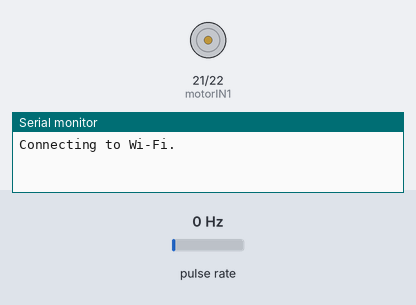
The sketch below on a simulated ESP32. On the bench: motor-driver pin pairs drawn as motors (green arrow = first pin HIGH = forward, orange = second pin HIGH = backward, longer = more drive, scaled by the enable pin), the last lines printed to the serial monitor. Wiring (inferred from the names in the program): pulse sensor: data GPIO 33. The inputs (shaded band) are chosen by the test bench; at power-on: pulse rate 0 Hz. WiFi joins after 1.5 s; servers stay silent unless stated.

Above: at 0.1 s.
At 5.1 s:
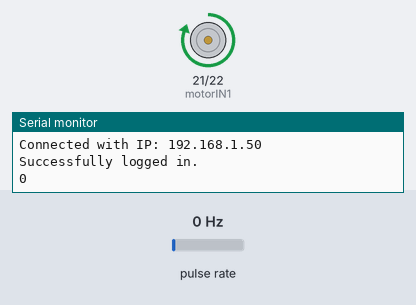
Timing chart, 0 to 6.6 s (numbered marks = the images above):
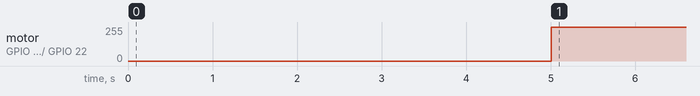

Measured:
- by itself, motor on GPIO 21 (motorIN1) / GPIO 22 (motorIN2): stopped → forward 254/255 at 5.0 s

The sketch:

latest_ThingSpeak_Email.ino
```cpp
#include <Arduino.h>
#if defined(ESP32) || defined(ARDUINO_RASPBERRY_PI_PICO_W)
#include <WiFi.h>
#elif defined(ESP8266)
#include <ESP8266WiFi.h>
#elif __has_include(<WiFiNINA.h>)
#include <WiFiNINA.h>
#elif __has_include(<WiFi101.h>)
#include <WiFi101.h>
#elif __has_include(<WiFiS3.h>)
#include <WiFiS3.h>
#endif

#include <ESP_Mail_Client.h>
#include "ThingSpeak.h"

#define WIFI_SSID "Redmi Note 11T 5G"
#define WIFI_PASSWORD "123jayesh456"


#define SMTP_HOST "smtp.gmail.com"


#define SMTP_PORT esp_mail_smtp_port_587 // port 465 is not available for Outlook.com

/* The log in credentials */
#define AUTHOR_EMAIL "firedetectioniotalert@gmail.com"
#define AUTHOR_PASSWORD "mnlbsqslgruqsizu"

/* Recipient email address */
#define RECIPIENT_EMAIL "sidag2020@gmail.com"

/* Declare the global used SMTPSession object for SMTP transport */
SMTPSession smtp;
const int motorPWM = 19;
const int motorIN1 = 21;
const int motorIN2 = 22;
int encoder_pin = 33;       // The pin the encoder is connected to
unsigned int rpm;           // RPM reading
volatile byte pulses;       // Number of pulses
// unsigned long timeold;
unsigned int pulsesperturn = 6;  // Pulses per revolution
// Define WiFi credentials
const char* ssid = "Redmi Note 11T 5G";
const char* password = "123jayesh456";

// Initialize a WiFi client object
WiFiClient  client;

// ThingSpeak channel details
unsigned long myChannelNumber = 2235991;
const char * myWriteAPIKey = "L3GXA6X740NSJWI2";

// Timer variables
unsigned long lastTime = 0;
unsigned long timerDelay = 1000;
unsigned long timeold;
int i, sum;

#if defined(ARDUINO_RASPBERRY_PI_PICO_W)
WiFiMulti multi;
#endif


/* Callback function to get the Email sending status */
void smtpCallback(SMTP_Status status)
{
  /* Print the current status */
  Serial.println(status.info());

  /* Print the sending result */
  if (status.success())
  {
    // MailClient.printf used in the examples is for format printing via debug Serial port
    // that works for all supported Arduino platform SDKs e.g. SAMD, ESP32 and ESP8266.
    // In ESP8266 and ESP32, you can use Serial.printf directly.

    Serial.println("----------------");
    MailClient.printf("Message sent success: %d\n", status.completedCount());
    MailClient.printf("Message sent failed: %d\n", status.failedCount());
    Serial.println("----------------\n");

    for (size_t i = 0; i < smtp.sendingResult.size(); i++)
    {
      /* Get the result item */
      SMTP_Result result = smtp.sendingResult.getItem(i);

      // In case, ESP32, ESP8266 and SAMD device, the timestamp get from result.timestamp should be valid if
      // your device time was synched with NTP server.
      // Other devices may show invalid timestamp as the device time was not set i.e. it will show Jan 1, 1970.
      // You can call smtp.setSystemTime(xxx) to set device time manually. Where xxx is timestamp (seconds since Jan 1, 1970)

      MailClient.printf("Message No: %d\n", i + 1);
      MailClient.printf("Status: %s\n", result.completed ? "success" : "failed");
      MailClient.printf("Date/Time: %s\n", MailClient.Time.getDateTimeString(result.timestamp, "%B %d, %Y %H:%M:%S").c_str());
      MailClient.printf("Recipient: %s\n", result.recipients.c_str());
      MailClient.printf("Subject: %s\n", result.subject.c_str());
    }
    Serial.println("----------------\n");

    // You need to clear sending result as the memory usage will grow up.
    smtp.sendingResult.clear();
  }
}

void counter()
{
  // Update count
  pulses++;
}


void sendEmail(){
  // message.sender.name = "ESP32_ROOM_1";
  // message.sender.email = AUTHOR_EMAIL;
  // message.subject = "0 rpm";
  // message.addRecipient(RECIPIENT_EMAIL);
  // String textMsg = "Motor is not rotating";
  // message.text.content = textMsg.c_str();
  // message.text.charSet = "us-ascii";
  // message.text.transfer_encoding = Content_Transfer_Encoding::enc_7bit;


  Session_Config config;

  /* Set the session config */
  config.server.host_name = SMTP_HOST;
  config.server.port = SMTP_PORT;
  config.login.email = AUTHOR_EMAIL;
  config.login.password = AUTHOR_PASSWORD;

  config.login.user_domain = F("127.0.0.1");

  config.time.ntp_server = F("pool.ntp.org,time.nist.gov");
  config.time.gmt_offset = 3;
  config.time.day_light_offset = 0;

  SMTP_Message message;

  // /* Set the message headers */
  message.sender.name = F("ESP Mail");
  message.sender.email = AUTHOR_EMAIL;


  message.subject = F("Low RPM");
  message.addRecipient(F("Someone"), RECIPIENT_EMAIL);

  String textMsg = "Alert : Your Motor speed is less than < 100 RPM";
  message.text.content = textMsg;

  message.text.charSet = F("us-ascii");
  message.addHeader(F("Message-ID: <abcde.fghij@gmail.com>"));

  message.text.transfer_encoding = Content_Transfer_Encoding::enc_7bit;

  message.priority = esp_mail_smtp_priority::esp_mail_smtp_priority_low;

  if (!smtp.connect(&config))
  {
    MailClient.printf("Connection error, Status Code: %d, Error Code: %d, Reason: %s\n", smtp.statusCode(), smtp.errorCode(), smtp.errorReason().c_str());
    return;
  }

  if (!smtp.isLoggedIn())
  {
    Serial.println("Not yet logged in.");
  }
  else
  {
    if (smtp.isAuthenticated())
    {
      Serial.println("Successfully logged in.");
    }
    else
    {
      Serial.println("Connected with no Auth.");
    }
  }

  if (!MailClient.sendMail(&smtp, &message))
  {
    MailClient.printf("Error, Status Code: %d, Error Code: %d, Reason: %s\n", smtp.statusCode(), smtp.errorCode(), smtp.errorReason().c_str());
  }
  // while(1){};
}

void setup()
{

  Serial.begin(115200);

  smtp.debug(1);

  /* Set the callback function to get the sending results */
  smtp.callback(smtpCallback);
  MailClient.networkReconnect(true);

  Session_Config config;

  /* Set the session config */
  config.server.host_name = SMTP_HOST;
  config.server.port = SMTP_PORT;
  config.login.email = AUTHOR_EMAIL;
  config.login.password = AUTHOR_PASSWORD;

  config.login.user_domain = F("127.0.0.1");

  config.time.ntp_server = F("pool.ntp.org,time.nist.gov");
  config.time.gmt_offset = 3;
  config.time.day_light_offset = 0;

  // SMTP_Message message;

  // // /* Set the message headers */
  // message.sender.name = F("ESP Mail");
  // message.sender.email = AUTHOR_EMAIL;


  // message.subject = F("Low RPM");
  // message.addRecipient(F("Someone"), RECIPIENT_EMAIL);

  // String textMsg = "Alert : Your Motor speed is less than < 100 RPM";
  // message.text.content = textMsg;

  // message.text.charSet = F("us-ascii");
  // message.addHeader(F("Message-ID: <abcde.fghij@gmail.com>"));

  // message.text.transfer_encoding = Content_Transfer_Encoding::enc_7bit;

  // message.priority = esp_mail_smtp_priority::esp_mail_smtp_priority_low;

  if( WiFi.status() != WL_CONNECTED )
  {
      Serial.print("Connecting to Wi-Fi");
      while (WiFi.status() != WL_CONNECTED)
      {
        WiFi.begin(WIFI_SSID, WIFI_PASSWORD);
        Serial.print(".");
        delay(5000);
    #if defined(ARDUINO_RASPBERRY_PI_PICO_W)
        if (millis() - ms > 10000)
          break;
    #endif
      }
      Serial.println();
      Serial.print("Connected with IP: ");
      Serial.println(WiFi.localIP());
      Serial.println();
  }

  if (!smtp.connect(&config))
  {
    MailClient.printf("Connection error, Status Code: %d, Error Code: %d, Reason: %s\n", smtp.statusCode(), smtp.errorCode(), smtp.errorReason().c_str());
    return;
  }

  if (!smtp.isLoggedIn())
  {
    Serial.println("Not yet logged in.");
  }
  else
  {
    if (smtp.isAuthenticated())
    {
      Serial.println("Successfully logged in.");
    }
    else
    {
      Serial.println("Connected with no Auth.");
    }
  }


  /* Start sending Email and close the session */

  // to clear sending result log
  // smtp.sendingResult.clear();
  pinMode(encoder_pin, INPUT);
  pinMode(motorPWM, OUTPUT);
  pinMode(motorIN1, OUTPUT);
  pinMode(motorIN2, OUTPUT);

  digitalWrite(motorIN1, LOW);
  digitalWrite(motorIN2, LOW);

  ledcSetup(0, 5000, 8);
  ledcAttachPin(motorPWM, 0);
  // Attach an interrupt on digital pin 2 (interrupt number 0)
  // Triggers on FALLING (change from HIGH to LOW)
  attachInterrupt(digitalPinToInterrupt(encoder_pin), counter, FALLING);
  pulses = 0;
  rpm = 0;
  // timeold = 0;
  timeold = 0;
  // Set WiFi mode to station (client)
  WiFi.mode(WIFI_STA);

  // Initialize ThingSpeak communication using the WiFi client
  ThingSpeak.begin(client);
  i = 0;
  sum = 0;
}

void loop()
{

#if defined(ARDUINO_ARCH_SAMD)
  while (!Serial)
    ;
#endif

  // Serial.println();

#if defined(ARDUINO_RASPBERRY_PI_PICO_W)
  multi.addAP(WIFI_SSID, WIFI_PASSWORD);
  multi.run();
// #else
//   WiFi.begin(WIFI_SSID, WIFI_PASSWORD);
#endif


#if defined(ARDUINO_RASPBERRY_PI_PICO_W)
  unsigned long ms = millis();
#endif

if( WiFi.status() != WL_CONNECTED )
{
    Serial.print("Connecting to Wi-Fi");
    while (WiFi.status() != WL_CONNECTED)
    {
      WiFi.begin(WIFI_SSID, WIFI_PASSWORD);
      Serial.print(".");
      delay(5000);
  #if defined(ARDUINO_RASPBERRY_PI_PICO_W)
      if (millis() - ms > 10000)
        break;
  #endif
    }
    Serial.println();
    Serial.print("Connected with IP: ");
    Serial.println(WiFi.localIP());
    Serial.println();
}

  /*  Set the network reconnection option */

  // The WiFi credentials are required for Pico W
  // due to it does not have reconnect feature.
  MailClient.clearAP();
#if defined(ARDUINO_RASPBERRY_PI_PICO_W)
  MailClient.addAP(WIFI_SSID, WIFI_PASSWORD);
#endif

////////// OURS CODE STARTS HERE///////

 digitalWrite(motorIN1, HIGH);

  if( i == 15 )
  {
    int avg = sum/15;
    ThingSpeak.setField(3, static_cast<long>(avg));

    // Write data to the ThingSpeak channel
    int x = ThingSpeak.writeFields(myChannelNumber, myWriteAPIKey);
    if(x == 200){
      Serial.print("Channel update successful woth average rpm : ");
      Serial.println(avg);
    }
    else{
      Serial.println("Problem updating channel. HTTP error code " + String(x));
    }
    if (avg < 100) {
      sendEmail();
    }
    i = 0;
    sum = 0;
  }
  for(int i = 0 ; i < 255 ; i++ )
  {
     analogWrite(motorPWM, i);
  }
  // analogWrite(motorPWM, 255);

  // Check if the timer interval has passed
  if ((millis() - lastTime) > timerDelay) {

    // Connect or reconnect to WiFi if not connected


    detachInterrupt(digitalPinToInterrupt(encoder_pin));

    // Calculate RPM
    // rpm = (60 * 1000 / pulsesperturn) / (millis() - timeold) * pulses;
    rpm = (pulses * 60 * 1000 )/( pulsesperturn * (millis() - timeold) );
    timeold = millis();
    pulses = 0;
    // rpm/=5;
    Serial.println(rpm);
    sum += rpm;

    attachInterrupt(digitalPinToInterrupt(encoder_pin), counter, FALLING);
    lastTime = millis();
  }
  delay(1000);
  i++;
}
```
